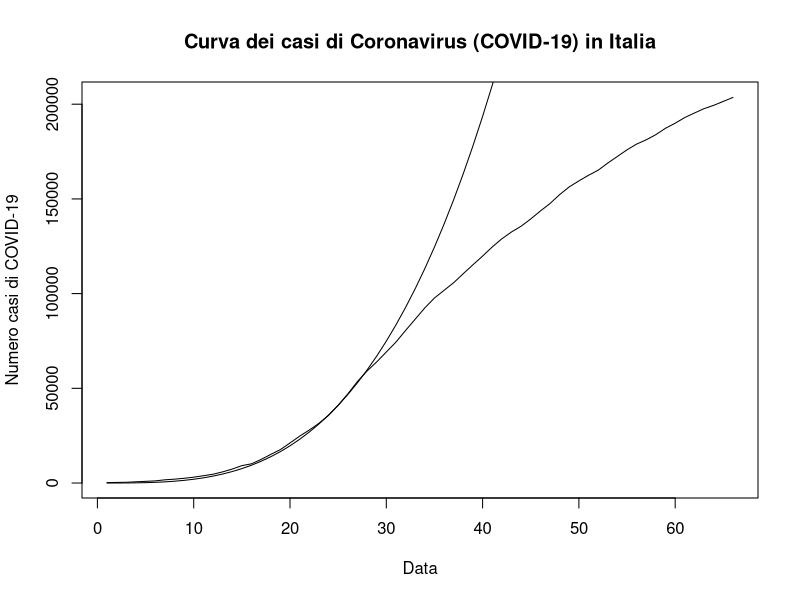
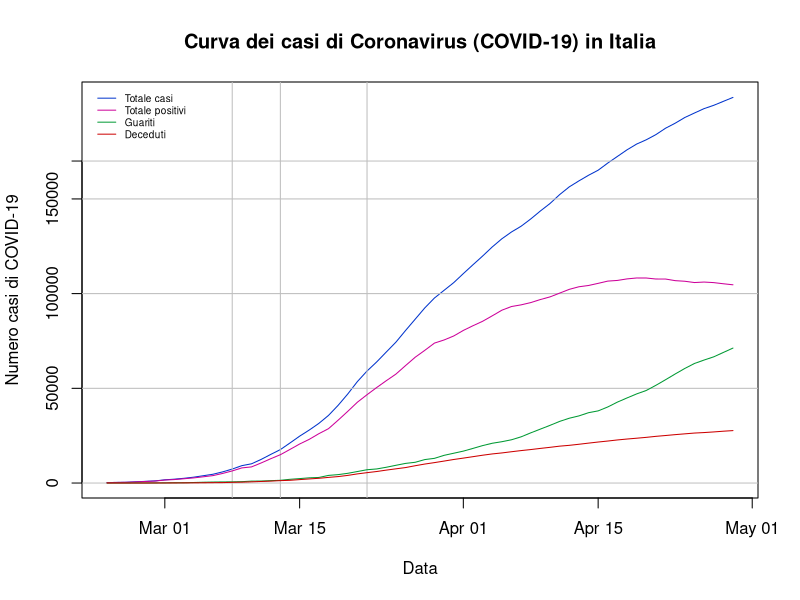

R code for these plots, in order: (Note: this script raises an error after producing the figures.)
############################
###SUBSETTING THE REGIONS###
############################
#In this section I create subsets of the dataframe, so that I can analyse regional data
#I also build interesting variables, such as the shares of contagions, deaths, etc.
options(scipen=999) #This will prevent scientific notation in plots' axes
setwd("~/github/covid_19_data")

covid_data <- read.delim("covid_data.csv",sep=",",header=T) #This is my dataset
covid_data$date <- as.Date(covid_data$date)

italia <- subset(covid_data,covid_data$denominazione_regione=="Italia")
n <- length(italia$date) #convenient, because it represents the number of observations
italia$growth_tot <- c(0,diff(italia$totale_casi)/italia$totale_casi[1:n-1]) #Growth rate of total cases
italia$nuovi_terapia_intensiva <- c(0,diff(italia$terapia_intensiva))
italia$growth_ter_int <- c(0,diff(italia$terapia_intensiva)/italia$terapia_intensiva[1:n-1]) #Growth rate of intensive care
italia$nuovi_deceduti <- c(0,diff(italia$deceduti))
italia$growth_dec <- c(0,diff(italia$deceduti)/italia$deceduti[1:n-1]) #Growth rate of deceased
italia$nuovi_guariti <- c(0,diff(italia$dimessi_guariti))
italia$growth_guar <- c(0,diff(italia$dimessi_guariti)/italia$dimessi_guariti[1:n-1]) #Growth rate of recovered

abruzzo <- subset(covid_data,covid_data$denominazione_regione=="Abruzzo")
abruzzo$growth_tot <- c(0,diff(abruzzo$totale_casi)/abruzzo$totale_casi[1:n-1]) #Growth rate of contagions
abruzzo$growth_ter_int <- c(0,diff(abruzzo$terapia_intensiva)/abruzzo$terapia_intensiva[1:n-1]) #Growth rate of intensive care
abruzzo$nuovi_deceduti <- c(0,diff(abruzzo$deceduti))
abruzzo$growth_dec <- c(0,diff(abruzzo$deceduti)/abruzzo$deceduti[1:n-1]) #Growth rate of deceased
abruzzo$share_tot <- abruzzo$totale_casi/italia$totale_casi
abruzzo$share_new <- abruzzo$nuovi_positivi/italia$nuovi_positivi
abruzzo$share_ter_int <- abruzzo$terapia_intensiva/italia$terapia_intensiva
abruzzo$share_dec <- abruzzo$deceduti/italia$deceduti

basilicata <- subset(covid_data,covid_data$denominazione_regione=="Basilicata")
basilicata$growth_tot <- c(0,diff(basilicata$totale_casi)/basilicata$totale_casi[1:n-1]) #Growth rate of contagions
basilicata$growth_ter_int <- c(0,diff(basilicata$terapia_intensiva)/basilicata$terapia_intensiva[1:n-1]) #Growth rate of intensive care
basilicata$nuovi_deceduti <- c(0,diff(basilicata$deceduti))
basilicata$growth_dec <- c(0,diff(basilicata$deceduti)/basilicata$deceduti[1:n-1]) #Growth rate of deceased
basilicata$share_tot <- basilicata$totale_casi/italia$totale_casi
basilicata$share_new <- basilicata$nuovi_positivi/italia$nuovi_positivi
basilicata$share_ter_int <- basilicata$terapia_intensiva/italia$terapia_intensiva
basilicata$share_dec <- basilicata$deceduti/italia$deceduti

calabria <- subset(covid_data,covid_data$denominazione_regione=="Calabria")
calabria$growth_tot <- c(0,diff(calabria$totale_casi)/calabria$totale_casi[1:n-1]) #Growth rate of contagions
calabria$growth_ter_int <- c(0,diff(calabria$terapia_intensiva)/calabria$terapia_intensiva[1:n-1]) #Growth rate of intensive care
calabria$nuovi_deceduti <- c(0,diff(calabria$deceduti))
calabria$growth_dec <- c(0,diff(calabria$deceduti)/calabria$deceduti[1:n-1]) #Growth rate of deceased
calabria$share_tot <- calabria$totale_casi/italia$totale_casi
calabria$share_new <- calabria$nuovi_positivi/italia$nuovi_positivi
calabria$share_ter_int <- calabria$terapia_intensiva/italia$terapia_intensiva
calabria$share_dec <- calabria$deceduti/italia$deceduti

campania <- subset(covid_data,covid_data$denominazione_regione=="Campania")
campania$growth_tot <- c(0,diff(campania$totale_casi)/campania$totale_casi[1:n-1]) #Growth rate of contagions
campania$growth_ter_int <- c(0,diff(campania$terapia_intensiva)/campania$terapia_intensiva[1:n-1]) #Growth rate of intensive care
campania$nuovi_deceduti <- c(0,diff(campania$deceduti))
campania$growth_dec <- c(0,diff(campania$deceduti)/campania$deceduti[1:n-1]) #Growth rate of deceased
campania$share_tot <- campania$totale_casi/italia$totale_casi
campania$share_new <- campania$nuovi_positivi/italia$nuovi_positivi
campania$share_ter_int <- campania$terapia_intensiva/italia$terapia_intensiva
campania$share_dec <- campania$deceduti/italia$deceduti

e_romagna <- subset(covid_data,covid_data$denominazione_regione=="Emilia-Romagna")
e_romagna$growth_tot <- c(0,diff(e_romagna$totale_casi)/e_romagna$totale_casi[1:n-1]) #Growth rate of contagions
e_romagna$growth_ter_int <- c(0,diff(e_romagna$terapia_intensiva)/e_romagna$terapia_intensiva[1:n-1]) #Growth rate of intensive care
e_romagna$nuovi_deceduti <- c(0,diff(e_romagna$deceduti))
e_romagna$growth_dec <- c(0,diff(e_romagna$deceduti)/e_romagna$deceduti[1:n-1]) #Growth rate of deceased
e_romagna$share_tot <- e_romagna$totale_casi/italia$totale_casi
e_romagna$share_new <- e_romagna$nuovi_positivi/italia$nuovi_positivi
e_romagna$share_ter_int <- e_romagna$terapia_intensiva/italia$terapia_intensiva
e_romagna$share_dec <- e_romagna$deceduti/italia$deceduti

fv_giulia <- subset(covid_data,covid_data$denominazione_regione=="Friuli Venezia Giulia")
fv_giulia$growth_tot <- c(0,diff(fv_giulia$totale_casi)/fv_giulia$totale_casi[1:n-1]) #Growth rate of contagions
fv_giulia$growth_ter_int <- c(0,diff(fv_giulia$terapia_intensiva)/fv_giulia$terapia_intensiva[1:n-1]) #Growth rate of intensive care
fv_giulia$nuovi_deceduti <- c(0,diff(fv_giulia$deceduti))
fv_giulia$growth_dec <- c(0,diff(fv_giulia$deceduti)/fv_giulia$deceduti[1:n-1]) #Growth rate of deceased
fv_giulia$share_tot <- fv_giulia$totale_casi/italia$totale_casi
fv_giulia$share_new <- fv_giulia$nuovi_positivi/italia$nuovi_positivi
fv_giulia$share_ter_int <- fv_giulia$terapia_intensiva/italia$terapia_intensiva
fv_giulia$share_dec <- fv_giulia$deceduti/italia$deceduti

lazio <- subset(covid_data,covid_data$denominazione_regione=="Lazio")
lazio$growth_tot <- c(0,diff(lazio$totale_casi)/lazio$totale_casi[1:n-1]) #Growth rate of contagions
lazio$growth_ter_int <- c(0,diff(lazio$terapia_intensiva)/lazio$terapia_intensiva[1:n-1]) #Growth rate of intensive care
lazio$nuovi_deceduti <- c(0,diff(lazio$deceduti))
lazio$growth_dec <- c(0,diff(lazio$deceduti)/lazio$deceduti[1:n-1]) #Growth rate of deceased
lazio$share_tot <- lazio$totale_casi/italia$totale_casi
lazio$share_new <- lazio$nuovi_positivi/italia$nuovi_positivi
lazio$share_ter_int <- lazio$terapia_intensiva/italia$terapia_intensiva
lazio$share_dec <- lazio$deceduti/italia$deceduti

liguria <- subset(covid_data,covid_data$denominazione_regione=="Liguria")
liguria$growth_tot <- c(0,diff(liguria$totale_casi)/liguria$totale_casi[1:n-1]) #Growth rate of contagions
liguria$growth_ter_int <- c(0,diff(liguria$terapia_intensiva)/liguria$terapia_intensiva[1:n-1]) #Growth rate of intensive care
liguria$nuovi_deceduti <- c(0,diff(liguria$deceduti))
liguria$growth_dec <- c(0,diff(liguria$deceduti)/liguria$deceduti[1:n-1]) #Growth rate of deceased
liguria$share_tot <- liguria$totale_casi/italia$totale_casi
liguria$share_new <- liguria$nuovi_positivi/italia$nuovi_positivi
liguria$share_ter_int <- liguria$terapia_intensiva/italia$terapia_intensiva
liguria$share_dec <- liguria$deceduti/italia$deceduti

lombardia <- subset(covid_data,covid_data$denominazione_regione=="Lombardia")
lombardia$growth_tot <- c(0,diff(lombardia$totale_casi)/lombardia$totale_casi[1:n-1]) #Growth rate of contagions
lombardia$growth_ter_int <- c(0,diff(lombardia$terapia_intensiva)/lombardia$terapia_intensiva[1:n-1]) #Growth rate of intensive care
lombardia$nuovi_deceduti <- c(0,diff(lombardia$deceduti))
lombardia$growth_dec <- c(0,diff(lombardia$deceduti)/lombardia$deceduti[1:n-1]) #Growth rate of deceased
lombardia$share_tot <- lombardia$totale_casi/italia$totale_casi
lombardia$share_new <- lombardia$nuovi_positivi/italia$nuovi_positivi
lombardia$share_ter_int <- lombardia$terapia_intensiva/italia$terapia_intensiva
lombardia$share_dec <- lombardia$deceduti/italia$deceduti

marche <- subset(covid_data,covid_data$denominazione_regione=="Marche")
marche$growth_tot <- c(0,diff(marche$totale_casi)/marche$totale_casi[1:n-1]) #Growth rate of contagions
marche$growth_ter_int <- c(0,diff(marche$terapia_intensiva)/marche$terapia_intensiva[1:n-1]) #Growth rate of intensive care
marche$nuovi_deceduti <- c(0,diff(marche$deceduti))
marche$growth_dec <- c(0,diff(marche$deceduti)/marche$deceduti[1:n-1]) #Growth rate of deceased
marche$share_tot <- marche$totale_casi/italia$totale_casi
marche$share_new <- marche$nuovi_positivi/italia$nuovi_positivi
marche$share_ter_int <- marche$terapia_intensiva/italia$terapia_intensiva
marche$share_dec <- marche$deceduti/italia$deceduti

molise <- subset(covid_data,covid_data$denominazione_regione=="Molise")
molise$growth_tot <- c(0,diff(molise$totale_casi)/molise$totale_casi[1:n-1]) #Growth rate of contagions
molise$growth_ter_int <- c(0,diff(molise$terapia_intensiva)/molise$terapia_intensiva[1:n-1]) #Growth rate of intensive care
molise$nuovi_deceduti <- c(0,diff(molise$deceduti))
molise$growth_dec <- c(0,diff(molise$deceduti)/molise$deceduti[1:n-1]) #Growth rate of deceased
molise$share_tot <- molise$totale_casi/italia$totale_casi
molise$share_new <- molise$nuovi_positivi/italia$nuovi_positivi
molise$share_ter_int <- molise$terapia_intensiva/italia$terapia_intensiva
molise$share_dec <- molise$deceduti/italia$deceduti

bolzano <- subset(covid_data,covid_data$denominazione_regione=="P.A. Bolzano")
bolzano$growth_tot <- c(0,diff(bolzano$totale_casi)/bolzano$totale_casi[1:n-1]) #Growth rate of contagions
bolzano$growth_ter_int <- c(0,diff(bolzano$terapia_intensiva)/bolzano$terapia_intensiva[1:n-1]) #Growth rate of intensive care
bolzano$nuovi_deceduti <- c(0,diff(bolzano$deceduti))
bolzano$growth_dec <- c(0,diff(bolzano$deceduti)/bolzano$deceduti[1:n-1]) #Growth rate of deceased
bolzano$share_tot <- bolzano$totale_casi/italia$totale_casi
bolzano$share_new <- bolzano$nuovi_positivi/italia$nuovi_positivi
bolzano$share_ter_int <- bolzano$terapia_intensiva/italia$terapia_intensiva
bolzano$share_dec <- bolzano$deceduti/italia$deceduti

trento <- subset(covid_data,covid_data$denominazione_regione=="P.A. Trento")
trento$growth_tot <- c(0,diff(trento$totale_casi)/trento$totale_casi[1:n-1]) #Growth rate of contagions
trento$growth_ter_int <- c(0,diff(trento$terapia_intensiva)/trento$terapia_intensiva[1:n-1]) #Growth rate of intensive care
trento$nuovi_deceduti <- c(0,diff(trento$deceduti))
trento$growth_dec <- c(0,diff(trento$deceduti)/trento$deceduti[1:n-1]) #Growth rate of deceased
trento$share_tot <- trento$totale_casi/italia$totale_casi
trento$share_new <- trento$nuovi_positivi/italia$nuovi_positivi
trento$share_ter_int <- trento$terapia_intensiva/italia$terapia_intensiva
trento$share_dec <- trento$deceduti/italia$deceduti

piemonte <- subset(covid_data,covid_data$denominazione_regione=="Piemonte")
piemonte$growth_tot <- c(0,diff(piemonte$totale_casi)/piemonte$totale_casi[1:n-1]) #Growth rate of contagions
piemonte$growth_ter_int <- c(0,diff(piemonte$terapia_intensiva)/piemonte$terapia_intensiva[1:n-1]) #Growth rate of intensive care
piemonte$nuovi_deceduti <- c(0,diff(piemonte$deceduti))
piemonte$growth_dec <- c(0,diff(piemonte$deceduti)/piemonte$deceduti[1:n-1]) #Growth rate of deceased
piemonte$share_tot <- piemonte$totale_casi/italia$totale_casi
piemonte$share_new <- piemonte$nuovi_positivi/italia$nuovi_positivi
piemonte$share_ter_int <- piemonte$terapia_intensiva/italia$terapia_intensiva
piemonte$share_dec <- piemonte$deceduti/italia$deceduti

puglia <- subset(covid_data,covid_data$denominazione_regione=="Puglia")
puglia$growth_tot <- c(0,diff(puglia$totale_casi)/puglia$totale_casi[1:n-1]) #Growth rate of contagions
puglia$growth_ter_int <- c(0,diff(puglia$terapia_intensiva)/puglia$terapia_intensiva[1:n-1]) #Growth rate of intensive care
puglia$nuovi_deceduti <- c(0,diff(puglia$deceduti))
puglia$growth_dec <- c(0,diff(puglia$deceduti)/puglia$deceduti[1:n-1]) #Growth rate of deceased
puglia$share_tot <- puglia$totale_casi/italia$totale_casi
puglia$share_new <- puglia$nuovi_positivi/italia$nuovi_positivi
puglia$share_ter_int <- puglia$terapia_intensiva/italia$terapia_intensiva
puglia$share_dec <- puglia$deceduti/italia$deceduti

sardegna <- subset(covid_data,covid_data$denominazione_regione=="Sardegna")
sardegna$growth_tot <- c(0,diff(sardegna$totale_casi)/sardegna$totale_casi[1:n-1]) #Growth rate of contagions
sardegna$growth_ter_int <- c(0,diff(sardegna$terapia_intensiva)/sardegna$terapia_intensiva[1:n-1]) #Growth rate of intensive care
sardegna$nuovi_deceduti <- c(0,diff(sardegna$deceduti))
sardegna$growth_dec <- c(0,diff(sardegna$deceduti)/sardegna$deceduti[1:n-1]) #Growth rate of deceased
sardegna$share_tot <- sardegna$totale_casi/italia$totale_casi
sardegna$share_new <- sardegna$nuovi_positivi/italia$nuovi_positivi
sardegna$share_ter_int <- sardegna$terapia_intensiva/italia$terapia_intensiva
sardegna$share_dec <- sardegna$deceduti/italia$deceduti

sicilia <- subset(covid_data,covid_data$denominazione_regione=="Sicilia")
sicilia$growth_tot <- c(0,diff(sicilia$totale_casi)/sicilia$totale_casi[1:n-1]) #Growth rate of contagions
sicilia$growth_ter_int <- c(0,diff(sicilia$terapia_intensiva)/sicilia$terapia_intensiva[1:n-1]) #Growth rate of intensive care
sicilia$nuovi_deceduti <- c(0,diff(sicilia$deceduti))
sicilia$growth_dec <- c(0,diff(sicilia$deceduti)/sicilia$deceduti[1:n-1]) #Growth rate of deceased
sicilia$share_tot <- sicilia$totale_casi/italia$totale_casi
sicilia$share_new <- sicilia$nuovi_positivi/italia$nuovi_positivi
sicilia$share_ter_int <- sicilia$terapia_intensiva/italia$terapia_intensiva
sicilia$share_dec <- sicilia$deceduti/italia$deceduti

toscana <- subset(covid_data,covid_data$denominazione_regione=="Toscana")
toscana$growth_tot <- c(0,diff(toscana$totale_casi)/toscana$totale_casi[1:n-1]) #Growth rate of contagions
toscana$growth_ter_int <- c(0,diff(toscana$terapia_intensiva)/toscana$terapia_intensiva[1:n-1]) #Growth rate of intensive care
toscana$nuovi_deceduti <- c(0,diff(toscana$deceduti))
toscana$growth_dec <- c(0,diff(toscana$deceduti)/toscana$deceduti[1:n-1]) #Growth rate of deceased
toscana$share_tot <- toscana$totale_casi/italia$totale_casi
toscana$share_new <- toscana$nuovi_positivi/italia$nuovi_positivi
toscana$share_ter_int <- toscana$terapia_intensiva/italia$terapia_intensiva
toscana$share_dec <- toscana$deceduti/italia$deceduti

umbria <- subset(covid_data,covid_data$denominazione_regione=="Umbria")
umbria$growth_tot <- c(0,diff(umbria$totale_casi)/umbria$totale_casi[1:n-1]) #Growth rate of contagions
umbria$growth_ter_int <- c(0,diff(umbria$terapia_intensiva)/umbria$terapia_intensiva[1:n-1]) #Growth rate of intensive care
umbria$nuovi_deceduti <- c(0,diff(umbria$deceduti))
umbria$growth_dec <- c(0,diff(umbria$deceduti)/umbria$deceduti[1:n-1]) #Growth rate of deceased
umbria$share_tot <- umbria$totale_casi/italia$totale_casi
umbria$share_new <- umbria$nuovi_positivi/italia$nuovi_positivi
umbria$share_ter_int <- umbria$terapia_intensiva/italia$terapia_intensiva
umbria$share_dec <- umbria$deceduti/italia$deceduti

v_aosta <- subset(covid_data,covid_data$denominazione_regione=="Valle d'Aosta")
v_aosta$growth_tot <- c(0,diff(v_aosta$totale_casi)/v_aosta$totale_casi[1:n-1]) #Growth rate of contagions
v_aosta$growth_ter_int <- c(0,diff(v_aosta$terapia_intensiva)/v_aosta$terapia_intensiva[1:n-1]) #Growth rate of intensive care
v_aosta$nuovi_deceduti <- c(0,diff(v_aosta$deceduti))
v_aosta$growth_dec <- c(0,diff(v_aosta$deceduti)/v_aosta$deceduti[1:n-1]) #Growth rate of deceased
v_aosta$share_tot <- v_aosta$totale_casi/italia$totale_casi
v_aosta$share_new <- v_aosta$nuovi_positivi/italia$nuovi_positivi
v_aosta$share_ter_int <- v_aosta$terapia_intensiva/italia$terapia_intensiva
v_aosta$share_dec <- v_aosta$deceduti/italia$deceduti

veneto <- subset(covid_data,covid_data$denominazione_regione=="Veneto")
veneto$growth_tot <- c(0,diff(veneto$totale_casi)/veneto$totale_casi[1:n-1]) #Growth rate of contagions
veneto$growth_ter_int <- c(0,diff(veneto$terapia_intensiva)/veneto$terapia_intensiva[1:n-1]) #Growth rate of intensive care
veneto$nuovi_deceduti <- c(0,diff(veneto$deceduti))
veneto$growth_dec <- c(0,diff(veneto$deceduti)/veneto$deceduti[1:n-1]) #Growth rate of deceased
veneto$share_tot <- veneto$totale_casi/italia$totale_casi
veneto$share_new <- veneto$nuovi_positivi/italia$nuovi_positivi
veneto$share_ter_int <- veneto$terapia_intensiva/italia$terapia_intensiva
veneto$share_dec <- veneto$deceduti/italia$deceduti
############################
############################
############################

###Analysis of the data for Italy###
###Comparing the curve of total cases in Italy to an exponential curve
x <- c(1:length(italia$date))
plot(totale_casi~x,italia,type="l",col="black",xlab="Data",ylab="Numero casi di COVID-19",main="Curva dei casi di Coronavirus (COVID-19) in Italia")
lines(x^3.3) #Exponential compatible with the Italian curve

###Components of total cases - Lines
jpeg('totale_casi.jpg')
marks <- c(0,50000,100000,150000,170000) #These are marks that I want to force in the y axis instead of the defaults drawn by R
plot(totale_casi~date,italia,type="l",col="#0033CC",yaxt="n",xlab="Data",ylab="Numero casi di COVID-19",main="Curva dei casi di Coronavirus (COVID-19) in Italia")
axis(2,at=marks,labels=marks) #The axis function draws the marks and labels that I have set before
abline(h=c(0,50000,100000,150000,170000),v=italia$date[c(14,19,28)],col=c("grey")) #Horizontal lines where the marks are drawn, and vertical ones for specific dates
lines(totale_positivi~date,italia,type="l",pch=20,col="#CC0099")
lines(dimessi_guariti~date,italia,type="l",pch=1,col="#009933")
lines(deceduti~date,italia,type="l",pch=20,col="#CC0000")
legend("topleft",legend=c("Totale casi","Totale positivi","Guariti","Deceduti"),col=c("#0033CC","#CC0099","#009933","#CC0000"),box.lty=0,lty=1,cex=0.6,inset=c(0.01,0.01)) #Adding a legend without visible box (the legend is drawn in the top-left corner of the graph region and it is displaced to the right and centre by 0.01 (the inset() option))
dev.off()

###Components of total cases - Barplot + line
#Here the bars are stacked, so that the final height represents the number of total cases (and I draw the relative line to mark it)
barplot(as.matrix(italia[,c(11,14,15)])~date,xlab="Data",ylab="Numero casi di COVID-19",main="Curva dei casi di Coronavirus (COVID-19) in Italia") #I treat the data of interest as a matrix, because it allows me to draw a stacked barplot)
barplot_casi <- barplot(as.matrix(italia[,c(14,15,11)])~italia$date,xaxt="n",xlab="Data",ylab="Numero casi di COVID-19",main="Curva dei casi di Coronavirus (COVID-19) in Italia") #I treat the data of interest as a matrix, because it allows me to draw a stacked barplot). I also give the barplot a name so that I can use it afterwards, to draw the juxtaposed line over the correct bars in the barplot
lines(x=barplot_casi,y=italia$totale_casi)
utili <- c(1,19,24,27,35,43,51)
axis(1,at=utili,labels=italia$date[utili])

jpeg('totale_bar.jpg')
###Components of total cases - Barplot + line (coloured)
#Here the bars are stacked, so that the final height represents the number of total cases (and I draw the relative line to mark it)
bar_colours <- c("#FF6633","#33FF66","#3399FF")
barplot(as.matrix(italia[,c(11,14,15)])~italia$date,xaxt="n",yaxt="n",xlab="Data",ylab="Numero casi di COVID-19",main="Curva dei casi di Coronavirus (COVID-19) in Italia") #I treat the data of interest as a matrix, because it allows me to draw a stacked barplot)
barplot_casi <- barplot(as.matrix(italia[,c(15,14,11)])~italia$date,col=bar_colours,xaxt="n",yaxt="n",xlab="",ylab="Numero casi di COVID-19",main="Curva dei casi di Coronavirus (COVID-19) in Italia") #I treat the data of interest as a matrix, because it allows me to draw a stacked barplot). I also give the barplot a name so that I can use it afterwards, to draw the juxtaposed line over the correct bars in the barplot
lines(x=barplot_casi,y=italia$totale_casi,lty=1,lwd=2,col="#FF00CC")
axis(2,at=marks,labels=marks,cex.axis=.7) #The axis function draws the marks and labels that I have set before
utili <- barplot_casi
axis(1,at=utili,labels=italia$date,gap.axis=.5,las=2,cex.axis=.7)
legend("topleft",legend=c("Deceduti","Guariti","Totale positivi","Totale casi"),col=c("#FF6633","#33FF66","#3399FF","#FF00CC"),box.lty=0,lty=c(5,5,5,1),lwd=c(4,4,4,1),cex=0.6,inset=c(0.01,0.01)) #Adding a legend without visible box (the legend is drawn in the top-left corner of the graph region and it is displaced to the right and centre by 0.01 (the inset() option))
dev.off()

###Deaths, intensive care and recoverings
jpeg('guariti_deceduti.jpg')
marks_2 <- c(0,5000,15000,30000,45000) #These are marks that I want to force in the y axis instead of the defaults drawn by R
plot(terapia_intensiva~date,italia,type="l",col="#FF6633",ylim=c(0,max(italia$dimessi_guariti)),xlab="Data",ylab="",main="Curve di ricoverati in terapia intensiva, \nguariti e morti di Coronavirus (COVID-19) in Italia")
axis(2,at=marks_2,labels=marks_2) #The axis function draws the marks and labels that I have set before
abline(h=c(0,5000,15000,30000,45000),v=italia$date[c(7,21,38,52)],col=c("grey")) #Horizontal lines where the marks are drawn, and vertical ones for specific dates
lines(dimessi_guariti~date,italia,type="l",pch=20,col="#009933")
lines(deceduti~date,italia,type="l",pch=20,col="#CC0000")
legend("topleft",legend=c("Terapia intensiva","Guariti","Deceduti"),col=c("#FF6633","#009933","#CC0000"),box.lty=0,lty=1,cex=0.6,inset=c(0.01,0.01)) #Adding a legend without visible box (the legend is drawn in the top-left corner of the graph region and it is displaced to the right and centre by 0.01 (the inset() option))
dev.off()

###Daily cases, deaths, intensive care and recoverings
jpeg('nuovi_guariti_deceduti.jpg')
marks_3 <- seq(0,6000,500) #These are marks that I want to force in the y axis instead of the defaults drawn by R
plot(nuovi_positivi~date,italia,type="l",col="#3399FF",yaxt="n",ylim=c(0,max(italia$nuovi_positivi)),xlab="Data",ylab="",main="Curve di ricoverati in terapia intensiva, \nguariti e morti di Coronavirus (COVID-19) in Italia")
axis(2,at=marks_3,labels=marks_3) #The axis function draws the marks and labels that I have set before
abline(h=marks_3,v=italia$date[c(7,21,38,52)],col=c("grey")) #Horizontal lines where the marks are drawn, and vertical ones for specific dates
lines(nuovi_guariti~date,italia,type="l",pch=20,col="#33FF66")
lines(nuovi_deceduti~date,italia,type="l",pch=20,col="#FF6633")
lines(nuovi_terapia_intensiva~date,italia,type="l",pch=20,col="#CC9933")
legend("topleft",legend=c("Nuovi positivi","Nuovi guariti","Nuovi deceduti","Nuovi ricoveri in terapia intensiva"),col=c("#3399FF","#33FF66","#FF6633","#CC9933"),box.lty=0,lty=1,cex=0.6,inset=c(0.01,0.01)) #Adding a legend without visible box (the legend is drawn in the top-left corner of the graph region and it is displaced to the right and centre by 0.01 (the inset() option))
dev.off()

plot(totale_positivi~date,italia,type="l",col="#FF6633",ylim=c(0,max(italia$totale_positivi)),xlab="Data",ylab="",main="Curve del totali casi positivi al COronavirus (COVID-19) in Italia")


plot(growth_tot~date,italia,type="l")
plot(growth_ter_int~date,italia,type="l")
plot(growth_dec~date,italia,type="l")
plot(growth_guar~date,italia,type="l")
plot(nuovi_positivi~date,italia,type="l")
plot(terapia_intensiva~date,italia,type="l")
plot(deceduti~date,italia,type="l")

plot(ts(italia$totale_positivi,1,length(levels(italia$date_new)))) #Italy: plot of total contagions treating the data as time series
plot(ts(italia$nuovi_positivi,1,length(levels(italia$date_new)))) #Italy: plot of new contagions treating the data as time series
growth_it <- diff(italia$totale_positivi)/italia$totale_positivi[1:(length(italia$totale_positivi)-1)] #Growth rate of contagions
plot(growth_it,type="l")
plot(italia$deceduti,type="l") #Italy: plot of deceased
plot(growth_d_it,type="l")
share_ic <- round(italia$terapia_intensiva/italia$totale_positivi,2) #Persons in intensive care as a percentage of total contagions (also counting deaths)
plot(share_ic,type="l")


#Regional data analysis
regions <- levels(covid_reg$denominazione_regione)

#Comparing actual contagions in various regions 
plot(totale_positivi~date,italia,type="b",pch=20,col="green",ylim=c(0,90000),ylab=("Attualmente contagiati"),xlab="Data")
lines(totale_positivi~date,lombardia,type="b",pch=10,col="red")
lines(totale_positivi~date,veneto,type="b",pch=1,col="orange")
lines(totale_positivi~date,e_romagna,type="b",pch="*",col="black")
lines(totale_positivi~date,sicilia,type="b",pch=18,col="blue")
grid(nx=NA,ny=NULL,col="light grey",lty=1)
abline(h=latest_italia$totale_positivi,col="purple")

#Comparing total contagions in various regions 
plot(totale_casi~date,italia,type="b",pch=20,col="green",ylim=c(0,100000),ylab=("Totale casi"),xlab="Data")
lines(totale_casi~date,lombardia,type="b",pch=10,col="red")
lines(totale_casi~date,veneto,type="b",pch=1,col="orange")
lines(totale_casi~date,e_romagna,type="b",pch="*",col="black")
lines(totale_casi~date,sicilia,type="b",pch=18,col="blue")
grid(nx=NA,ny=NULL,col="light grey",lty=1)
abline(h=latest_italia$totale_casi,col="purple")

#Comparing the growth rate of contagions in various regions
plot(growth_it,type="b",pch=20,col="green")
abline(h=mean(growth_it),lty=3) #dotted line at the mean growth of contagions
lines(growth_lom,type="b",pch=10,col="red")
lines(growth_ven,type="b",pch=1,col="orange")
lines(growth_erom,type="b",pch="*",col="black")
lines(growth_sic,type="b",pch=18,col="blue")
grid(nx=NA,ny=NULL,col="light grey",lty=1)


table(sicilia$totale_positivi)
plot(ts(lombardia$totale_positivi,1,length(levels(italia$date_new)))) #Lombardia plot treating the data as time series
plot(ts(lombardia$nuovi_positivi,1,length(levels(italia$date_new)))) #Lombardia plot treating the data as time series

